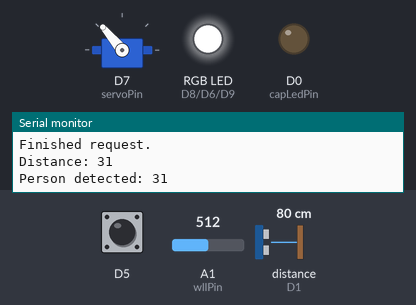
The sketch below on a simulated Arduino MKR. Shown: servo, an RGB LED mixed from three pins (HIGH = lit), output pins drawn as LEDs (lit = HIGH), the last lines printed to the serial monitor. Wiring (inferred from the names in the program): ultrasonic range finder: trigger D2; echo D1. The test bench sets the inputs (shaded band); at power-on: A1 (wllPin) = 512, distance to the obstacle (sensor on D1) 80 cm, D5 HIGH. The echo pulse lasts 58.3 µs per cm; WiFi joins after 1.5 s; servers stay silent unless stated; uploads are accepted with an empty reply; not simulated (calls return 0 or success): arduino_secrets.h; pins used as bus, display or sensor lines are not drawn.

Above: at 4.7 s.
4.8 s: A1 (wllPin) set to 84
6.3 s: A1 (wllPin) set to 71
At 6.53 s:
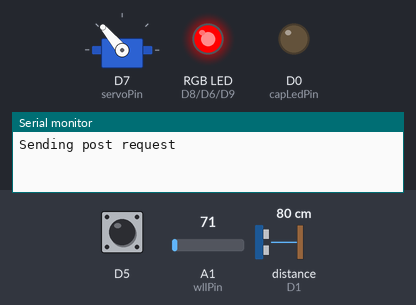
At 7.8 s:
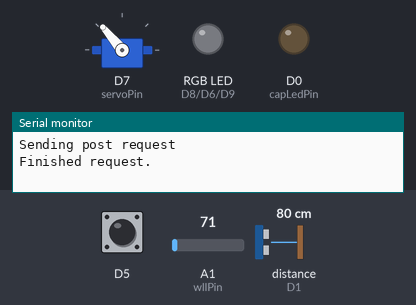
8.1 s: A1 (wllPin) set to 90
11.1 s: distance to the obstacle (sensor on D1) set to 87 cm
13.2 s: distance to the obstacle (sensor on D1) set to 97 cm
14.7 s: A1 (wllPin) set to 70
At 15.5 s:
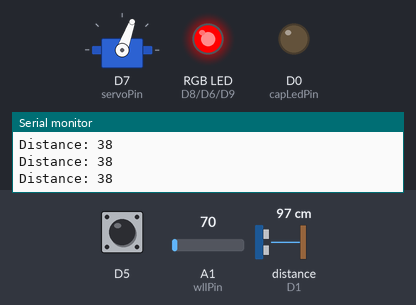
Timing chart, 0 to 17.3 s (numbered marks = the images above; inputs shaded):
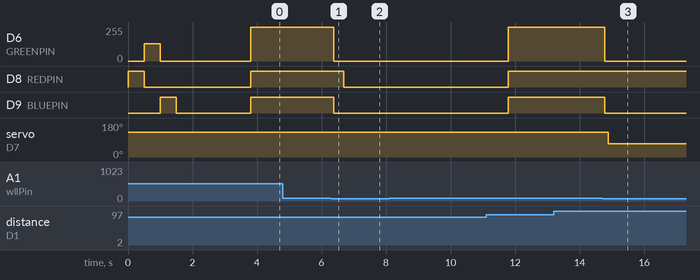

The sketch:

potty_trainer.ino
```cpp
#include <ArduinoHttpClient.h>
#include <WiFiNINA.h>
#include <CapacitiveSensor.h>
#include <Servo.h>
#include <FastLED.h>
#include "arduino_secrets.h"

// WiFi variables
char wifiSsid[] = SECRET_SSID;
char wifiPass[] = SECRET_PASS;


int wifiPort = 80;
char wifiServerAddress[] = "173.231.220.42";

WiFiClient wifi;
HttpClient client = HttpClient(wifi, wifiServerAddress, wifiPort);

// Named constants for LED light strip pins
#define REDPIN   8
#define GREENPIN 6
#define BLUEPIN  9

// Servo
Servo myservo;
const int servoPin = 7;
const int servoLidOpen = 130;
const int servoLidClose = 70;

// Ultrasonic (uss) sensor pins
const int ussPingPin = 2;
const int ussEchoPin = 1;
long ussDuration, ussInches, ussCm;
int personDetectedThreshold = 36; // 3 feet away
int personDetected = 0;

// Water level (wll) sensor
const int wllPin = A1;
const int wllPower = 3;
const int wllWaterLevelHighMin = 80;
int wllValue = 0;
int toiletFlushed = 0;

// Capacitive Sensor
CapacitiveSensor capSensor = CapacitiveSensor(4, 5);
const int capLedPin = 0;
int capThreshold = 11000;
int faucetOn = 0;

// Conditions
int personEnteredBathroom = 0;
int personUsedToilet = 0;
int personFlushedToilet = 0;
int personUsedFaucet = 0;
int personLeftBathroom = 0;

const int waitPeriodMins = 5;

int msgConnectionSent = 0;

int toiletFlushCounter = 0;

void setup() {
  // initialize serial and wait for port to open
  Serial.begin(9600);
//  while (!Serial);

  // set up ultrasonic sensor
  pinMode(ussPingPin, OUTPUT);
  pinMode(ussEchoPin, INPUT);

  // set up water level sensor
  pinMode(wllPower, OUTPUT);
  digitalWrite(wllPower, LOW);

  // set up capacitive sensor
  pinMode(capLedPin, OUTPUT);

  // set up servo
  myservo.attach(servoPin);
  myservo.write(servoLidOpen);

  // LED light strip configuration
  pinMode(REDPIN,   OUTPUT);
  pinMode(GREENPIN, OUTPUT);
  pinMode(BLUEPIN,  OUTPUT);

  // Flash the "hello" color sequence: R, G, B, black.
  showColorBars();

  // attempt to connect to Wifi network:
  initiateWifiConnection();
}

void initiateWifiConnection() {
  Serial.println("connecting...");
  while (WiFi.begin(wifiSsid, wifiPass) != WL_CONNECTED) {
    // unsuccessful, retry in 4 seconds
    Serial.print("failed ... ");
    delay(4000);
    Serial.print("retrying ... ");
  }

  // were connected, so print out the data:
  Serial.println("You're connected to the network");
  Serial.println("----------------------------------------");
  printData();
  Serial.println("----------------------------------------");
}

void loop() {
  if (msgConnectionSent == 0) {
    sendText("Potty Trainer initiated.", msgConnectionSent);
  }

  //    readCapSensor();
  //    readWaterLevel();
  //    readUltrasonicSensor();
  runLogic();
}

void runLogic() {
  if (personEnteredBathroom == 1) {
    if (personDetected == 1) {
      personLeftBathroom = 1;
      myservo.write(servoLidOpen);
    }

    if (personLeftBathroom == 1 && toiletFlushed == 1 && faucetOn == 1) {
      // person flushed and washed their hands, all conditions met = SUCCESS
      int flag = 0;
      sendText("[1] Person used bathroom, flushed and washed their hands. Success!", flag);
      reset();
    } else if (personLeftBathroom == 1 && toiletFlushed == 1 && faucetOn == 0) {
      // person flushed but forgot to wash hands
      int flag = 0;
      sendText("[2] Person used bathroom and flushed the toilet, but may have forgotten to wash their hands.", flag);
      reset();
    } else if (personLeftBathroom == 1 && toiletFlushed == 0 && faucetOn == 1) {
      // person washed hands, but may have forgotten to flush
      int flag = 0;
      sendText("[3] Person used bathroom, but may have forgotten to flush.", flag);
      reset();
    } else if (toiletFlushed == 1 && faucetOn == 1) {
      // they flushed and washed
      showAnalogRGB( CRGB::Green );
      readUltrasonicSensor();
      myservo.write(servoLidOpen);
    } else if (toiletFlushed == 1) {
      // they flushed, but haven't washed
      showAnalogRGB( CRGB::Red );
      readCapSensor();
      readUltrasonicSensor();
      myservo.write(servoLidClose);
    } else if (faucetOn == 1) {
      // they washed, but haven't flushed
      showAnalogRGB( CRGB::Blue );
      readUltrasonicSensor();
      myservo.write(servoLidOpen);
    } else {
      readWaterLevel();
      readCapSensor();
    }
  } else if (personDetected == 1) {
    showAnalogRGB( CRGB::White );
    personEnteredBathroom = 1;
    personDetected = 0;
  } else {
    // person not detected, read distance sensor
    showAnalogRGB( CRGB::Black );
    readUltrasonicSensor();
  }
}

long microsecondsToInches(long microseconds) {
  return microseconds / 74 / 2;
}

long microsecondsToCentimeters(long microseconds) {
  return microseconds / 29 / 2;
}

void printData() {
  Serial.println("Board Information:");

  // print your board's IP address:
  IPAddress ip = WiFi.localIP();
  Serial.print("IP Address: ");
  Serial.println(ip);
  Serial.println();
  Serial.println("Network Information:");
  Serial.print("SSID: ");
  Serial.println(WiFi.SSID());

  // print the received signal strength:
  long rssi = WiFi.RSSI();
  Serial.print("signal strength (RSSI):");
  Serial.println(rssi);

}

void readCapSensor() {
  // store the value reported by the sensor in a variable
  long sensorValue = capSensor.capacitiveSensor(30);

  // if the value is greater than the threshold
  if (sensorValue > capThreshold) {
    // turn the LED on
    digitalWrite(capLedPin, HIGH);
    faucetOn = 1;
    Serial.print("Faucet is on: ");
    Serial.println(sensorValue);
  }
  // if it's lower than the threshold
  else {
    // turn the LED off
    digitalWrite(capLedPin, LOW);
  }
}

int readWaterLevel() {
  digitalWrite(wllPower, HIGH);   // Turn the sensor ON
  delay(10);                      // wait 10 milliseconds
  wllValue = analogRead(wllPin);  // Read the analog value form sensor
  digitalWrite(wllPower, LOW);    // Turn the sensor OFF

  //    Serial.print("Water level: ");
  //    Serial.println(wllValue);

  if (wllValue < wllWaterLevelHighMin) {
    // toilet was flushed
    toiletFlushCounter += 1;

    if (toiletFlushCounter > 5) {
      toiletFlushed = 1;
      toiletFlushCounter = 0;

      Serial.print("Toilet was flushed: ");
      Serial.println(wllValue);
    }
  }

  return wllValue;                // send current reading
}

void readUltrasonicSensor() {
  digitalWrite(ussPingPin, LOW);
  delayMicroseconds(2);
  digitalWrite(ussPingPin, HIGH);
  delayMicroseconds(10);
  digitalWrite(ussPingPin, LOW);
  ussDuration = pulseIn(ussEchoPin, HIGH);
  ussInches = microsecondsToInches(ussDuration);
  ussCm = microsecondsToCentimeters(ussDuration);
  Serial.print("Distance: ");
  Serial.println(ussInches);

  if (ussInches < personDetectedThreshold) {
    personDetected = 1;
    Serial.print("Person detected: ");
    Serial.println(ussInches);
  }

  delay(100);
}

void reset() {
  personDetected = 0;
  toiletFlushed = 0;
  faucetOn = 0;
  personEnteredBathroom = 0;
  personFlushedToilet = 0;
  personUsedFaucet = 0;
  personLeftBathroom = 0;

  // turn the LED off
  digitalWrite(capLedPin, LOW);

  // reset servo
  myservo.write(servoLidOpen);

  // reset lights
  showAnalogRGB( CRGB::Black );

  delay(1000 * waitPeriodMins);
}

void sendText(String body, int &flag) {
  String contentType = "application/x-www-form-urlencoded";
  String postData = "To=2699863561&From=+12063171908&Body=" + body;

  Serial.println(body);

  Serial.println("Sending post request");
  client.post("/api/potty-trainer", contentType, postData);
  Serial.println("Finished request.");

  // read the status code and body of the response
  int statusCode = client.responseStatusCode();
  String response = client.responseBody();

  if (statusCode < 200) {
    flag = 0;
  } else {
    flag = 1;
  }
}


// showAnalogRGB: this is like FastLED.show(), but outputs on
// analog PWM output pins instead of sending data to an intelligent,
// pixel-addressable LED strip.
//
// This function takes the incoming RGB values and outputs the values
// on three analog PWM output pins to the r, g, and b values respectively.
void showAnalogRGB( const CRGB& rgb)
{
  analogWrite(REDPIN,   rgb.r );
  analogWrite(GREENPIN, rgb.g );
  analogWrite(BLUEPIN,  rgb.b );
}

// showColorBars: flashes Red, then Green, then Blue, then Black.
// Helpful for diagnosing if you've mis-wired which is which.
void showColorBars()
{
  showAnalogRGB( CRGB::Red );   delay(500);
  showAnalogRGB( CRGB::Green ); delay(500);
  showAnalogRGB( CRGB::Blue );  delay(500);
  showAnalogRGB( CRGB::Black ); delay(500);
}

void turnOffLEDs() {
  showAnalogRGB( CRGB::Black );
}
```

Measured:
- the behaviour switches between 80 and 79 on A1 (wllPin) (found by bisection; images 0 and 1)
- after the input at 4.8 s, every drawn part: stays the same
- after the input at 6.3 s, D6 (GREENPIN): 255/255 → 0/255 after 0.07 s; D8 (REDPIN): HIGH → LOW after 0.38 s; D9 (BLUEPIN): HIGH → LOW after 0.07 s
- after the input at 8.1 s, every drawn part: stays the same
- after the input at 13.2 s, every drawn part: stays the same
- after the input at 14.7 s, D6 (GREENPIN): 255/255 → 0/255 after 0.07 s; D9 (BLUEPIN): HIGH → LOW after 0.07 s; servo on D7 (servoPin): 130° → 70° after 0.18 s
